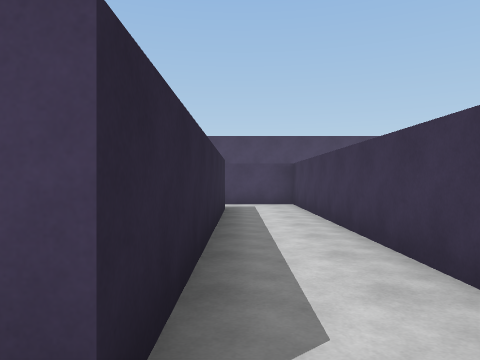
view 1 (above)

13 first-person views from a walk through a scene from a Unity 3-D project. The camera is 1.3 m above the floor, looks level and sees 70° across. The floor is counted in squares, 2 m on a side. Each view is taken from the middle of a square. On the plan, view 1 faces up. The plan holds only what a view shows up to about 10 squares ahead; the rest is blank. The place goes on beyond the plan. The player character is not drawn.

view 2
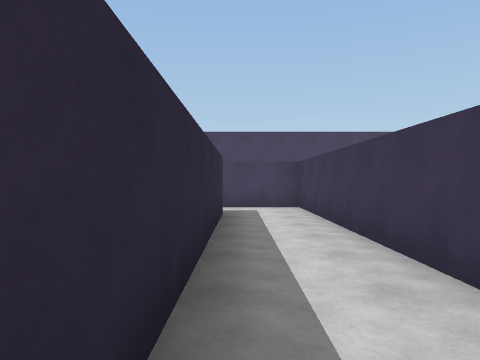

view 3
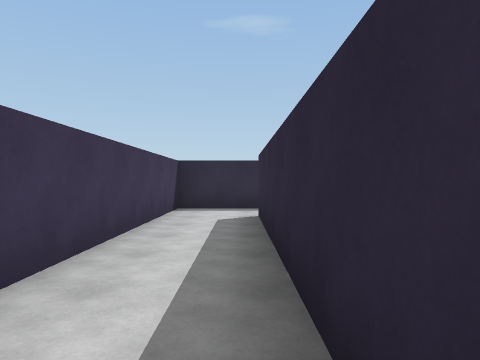

view 4
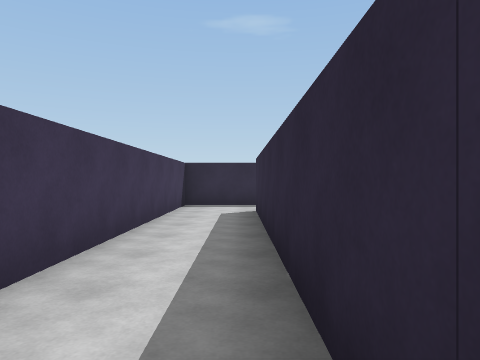

view 5
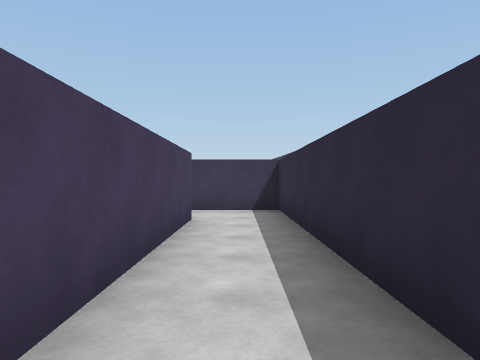

view 6
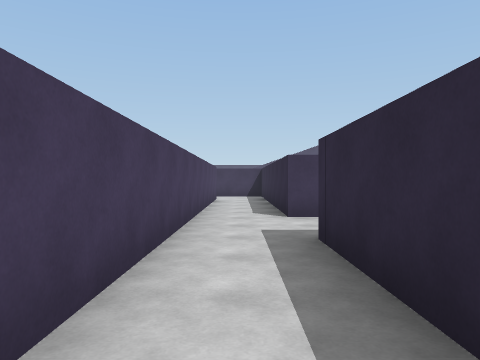

view 7
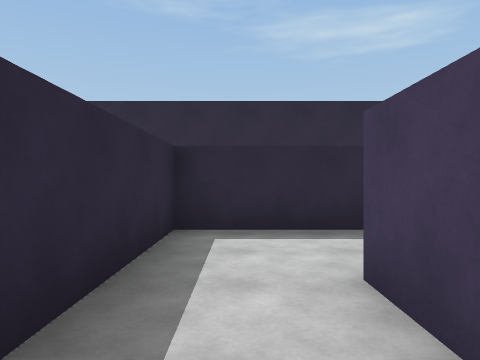

view 8
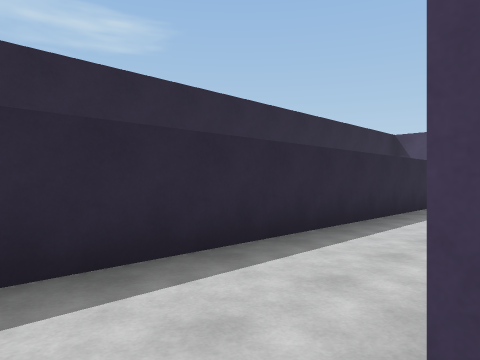

view 9
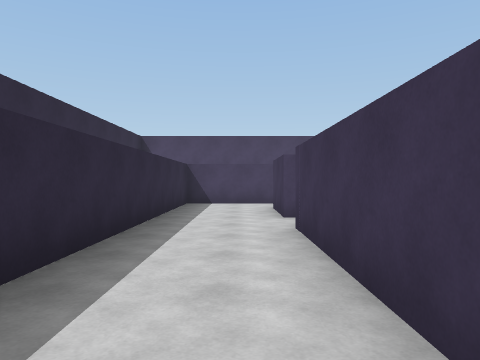

view 10
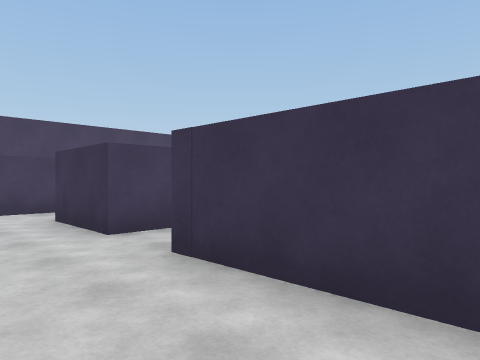

view 11
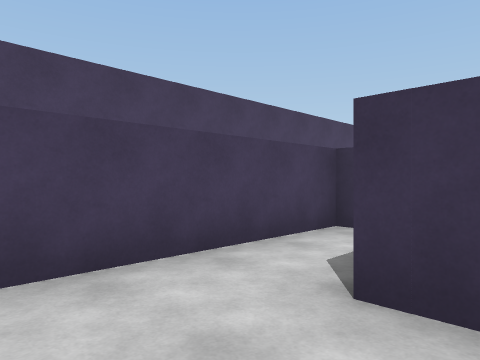

view 12
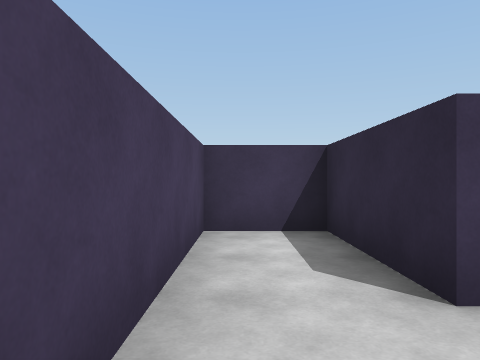

view 13
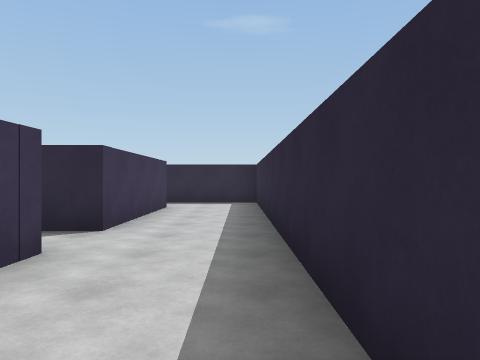

### Floor plan
Ten units are one square. View 1 is at (0, 0); x grows to the right and y downward. Boxes are objects, and circles mark ways between rooms. Rooms are numbered by the first view taken in them; rooms with no view inside come last. Other rooms are left out.
<svg viewBox="-140 -100 195 195">
<path fill="none" stroke="#000" d="M-3 -76 -3 -8M-6 9 14 9 14 -92 -5 -92M-3 -8 -112 -8M-60 15 -60 9 -6 9M-116 9 -82 9M-112 -60 -112 -79 -86 -79 -86 -95 -135 -95 -135 9 -116 9M-112 -8 -112 -46"/>
<circle cx="0" cy="0" r="3" fill="#2a7"/>
<circle cx="-120" cy="0" r="3" fill="#2a7"/>
<text x="0" y="-40">1</text>
<text x="50" y="90">2</text>
<text x="-120" y="-50">3</text>
</svg>
Room 1 opens to room 2. Room 2 opens to room 3.

Where each view was taken, in squares from view 1:
view 1: 0 up, 0 right, facing up
view 2: 1 up, 0 right, facing up
view 3: 7 up, 0 right, facing down
view 4: 8 up, 0 right, facing down
view 5: 0 up, 6 left, facing right
view 6: 0 up, 12 left, facing right
view 7: 0 up, 9 left, facing left
view 8: 0 up, 11 left, facing up-left
view 9: 0 up, 12 left, facing up
view 10: 2 up, 13 left, facing up-right
view 11: 7 up, 13 left, facing up-right
view 12: 9 up, 13 left, facing right
view 13: 9 up, 13 left, facing down
